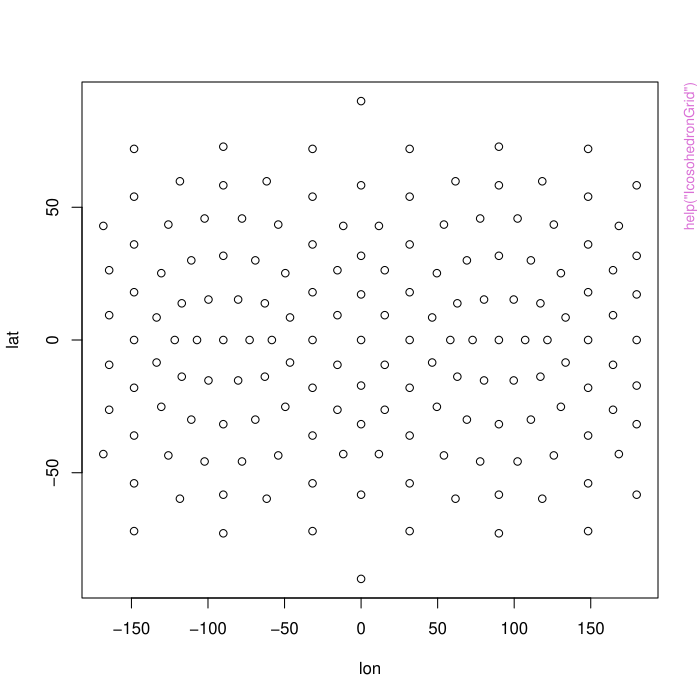

This figure's R source:
pkgname <- "LatticeKrig"
source(file.path(R.home("share"), "R", "examples-header.R"))
options(warn = 1)
library('LatticeKrig')

base::assign(".oldSearch", base::search(), pos = 'CheckExEnv')
base::assign(".old_wd", base::getwd(), pos = 'CheckExEnv')
cleanEx()
nameEx("IcosohedronGrid")
### * IcosohedronGrid

flush(stderr()); flush(stdout())

### Name: IcosahedronGrid
### Title: Icosahedral multi-resolution grids
### Aliases: IcosahedronGrid IcosahedronFaces
### Keywords: spatial

### ** Examples

# second level in lon lat coordinates 
look<- IcosahedronGrid(3)
lonlat<- toSphere( look[[3]])
plot( lonlat, xlab="lon", ylab="lat")



cleanEx()
nameEx("KrigingExampleData")
### * KrigingExampleData

flush(stderr()); flush(stdout())

### Name: KrigingExampleData
### Title: Synthetic data for kriging examples
### Aliases: KrigingExampleData

### ** Examples

## Not run: 
##D data(KrigingExampleData)
##D x<- KrigingExampleData$x
##D y<- KrigingExampleData$y
##D plot(x,y)
##D kFit <- LatticeKrig(x, y)
##D xGrid <- seq(0,1,0.001)
##D lines(xGrid, predict(kFit, xGrid), col='red')
## End(Not run)



cleanEx()
nameEx("LKDiag")
### * LKDiag

flush(stderr()); flush(stdout())

### Name: LKDiag
### Title: Create a matrix with given entries on the given diagonals
### Aliases: LKDiag

### ** Examples

#produces a 5x5 identity matrix
LKDiag(1, 5)

#produces a 6x6 tridiagonal matrix
LKDiag(c(1, -2, 1), 6)
LKDiag(c(1, -2, 1), 6, diags=(-1:1))

#produces a 5x5 matrix with 3 on the main diagonal and the corners
n <- 5
LKDiag(3, n, diags=c(0, n-1, -(n-1)))

# each of the following produces a 4x6 matrix with a 2 in the diagonal 
# below the main diagonal and 5 in the diagonal  above it
LKDiag(c(2, 5), nrow = 4, ncol = 6)
LKDiag(c(2, 5), nrow = 4, ncol = 6, diags = c(-1, 1))
LKDiag(c(5, 2), nrow = 4, ncol = 6, diags = c(1, -1))



cleanEx()
nameEx("LKDist")
### * LKDist

flush(stderr()); flush(stdout())

### Name: LKDist
### Title: Find all pairwise distances within a maximum distance.
### Aliases: LKDist LKDistComponents LKDistGrid LKDistGridComponents
###   LKGridCheck LKGridFindNmax
### Keywords: spatial

### ** Examples

set.seed( 123)	
x<- matrix( runif(100*2), 100,2)

DMatrix<- LKDist( x,x, delta=.1)
# coerce to spam matrix format
DMatrix2<- spind2spam( DMatrix)

# a grid
gridL<- list( x1= seq(0,1,.2), x2= seq( 0,2,.2) , x3= seq( -1,1,.2))
class(gridL)<- "gridList"	
x1<- cbind( runif( 100), runif(100)*2, 2*(runif( 100) -.5) )
look<- LKDistGrid( x1, gridL, delta=.45)
# check against rdist.
# look2<- rdist( x1, make.surface.grid(gridL))
# look2[ look2 >= .45] <- 0
# max( abs(look- look2)[look>0] )

# test of periodic option
 gridL<- structure(
            list( x1= seq(0,1,.02),
                  x2= seq( 0,1,.02)),
            class="gridList")
 look1<- LKDistGrid( rbind(c(0,0)), gridL, delta=.35,
                     periodic=c(TRUE,FALSE))
 look2<- spind2full(look1)
 image.plot( as.surface( gridL, look2) )
 
 look1<- LKDistGrid( rbind(c(0,0)), gridL, delta=.35,
                      periodic=c(TRUE,TRUE))
 look2<- spind2full(look1)
 image.plot( as.surface( gridL, look2) )  



cleanEx()
nameEx("LKRectangle")
### * LKRectangle

flush(stderr()); flush(stdout())

### Name: LKRectangle
### Title: Summary of the LKRectangle geometry for a standard two
###   dimensional spatial domain.
### Aliases: LKRectangle
### Keywords: spatial

### ** Examples

# the grid with only 2 extra boundary points
  sDomain<- cbind( c(-1,1), c( -1, 1))
  LKinfo<- LKrigSetup(sDomain, nlevel=3, NC=4, a.wght=4.1,
           NC.buffer=2, alpha=c(1,.5,.125) )
  LKgrid<- LKinfo$latticeInfo$grid
  plot(   make.surface.grid(LKgrid[[1]]),
                          pch=16, cex=1.5)
  points( make.surface.grid(LKgrid[[2]]), 
                          pch=15, cex=.8, col="red" )
  points( make.surface.grid(LKgrid[[3]]),
                          pch="+", col="green" )
  rect(sDomain[1,1],sDomain[1,2],
     sDomain[2,1],sDomain[2,2], lwd=3 )

# basis functions on a grid
# this function actually evaluates all of them on the grid.
  xg<- make.surface.grid(
        list(x=seq( -2,2,,80), y=seq( -2,2,,80)) )
  out<- LKrig.basis( xg, LKinfo)
# basis functions 20, 26, 100  and 200
  plot(   make.surface.grid( LKgrid[[1]] ) , 
                          pch=16, cex=.5)
  rect(sDomain[1,1],sDomain[1,2],
     sDomain[2,1],sDomain[2,2], lwd=3,border="grey" )
  contour( as.surface(xg, out[,20]), col="red1",
                                     add=TRUE)
  contour( as.surface(xg, out[,36]), col="red4", 
                                     add=TRUE)
  contour( as.surface(xg, out[,100]), col="blue1",
                                     add=TRUE)
  contour( as.surface(xg, out[,200]), col="blue4",
                                      add=TRUE)
  title( "basis functions 20, 26, 100, 200")



cleanEx()
nameEx("LKrig.MLE")
### * LKrig.MLE

flush(stderr()); flush(stdout())

### Name: LKrig.MLE
### Title: Functions to search over covariance parameters in the
###   LatticeKrig model.
### Aliases: LKrig.MLE LKrigFindLambda LKrigFindLambdaAwght
###   LambdaAwghtObjectiveFunction LKrig.make.par.grid omega2Awght
###   Awght2Omega
### Keywords: spatial

### ** Examples

# 
# fitting summer precip for  sub region of North America (Florida)
# (tiny subregion is just to make this run under 5 seconds). 
# total precip in 1/10 mm for JJA 
  data(NorthAmericanRainfall)
# rename for less typing
  x<- cbind( NorthAmericanRainfall$longitude, NorthAmericanRainfall$latitude)
  y<- log10(NorthAmericanRainfall$precip)
# cut down the size of this data set so examples run quickly
  ind<- x[,1] > -90 & x[,2] < 35 #
  x<- x[ind,]
  y<- y[ind]

# This is a single level smoother
 
  LKinfo<- LKrigSetup(x,NC=4, nlevel=1, a.wght=5, alpha=1.0)
  lambdaFit<- LKrigFindLambda( x,y,LKinfo=LKinfo)
  lambdaFit$summary

## Not run: 
##D # grid search over parameters 
##D   NG<-15
##D   par.grid<- list( a.wght= rep( 4.05,NG),alpha= rep(1, NG),
##D                       llambda=  seq(-8,-2,,NG))
##D   lambda.search.results<-LKrig.MLE( x,y,LKinfo=LKinfo,
##D                                     par.grid=par.grid,
##D                                     lambda.profile=FALSE)
##D   lambda.search.results$summary
##D # profile likelihood
##D   plot( lambda.search.results$summary[,1:2], 
##D          xlab="effective degrees freedom",
##D          ylab="ln profile likelihood")
##D # fit at largest likelihood value:
##D   lambda.MLE.fit<- LKrig( x,y,
##D                     LKinfo=lambda.search.results$LKinfo.MLE)
## End(Not run)                    
                    
## Not run: 
##D                     
##D # optimizing  Profile likelihood over lambda using optim
##D # consider 3 values for a.wght (range parameter)
##D # in this case the log lambdas passed are the starting values for optim.
##D   NG<-3
##D   par.grid<- list( a.wght= c( 4.05,4.1,5) ,alpha= rep(1, NG),
##D                       llambda= c(-5,NA,NA))
##D # NOTE: NAs in llambda mean use the previous MLE for llambda as the
##D # current starting value. 
##D   LKinfo<- LKrigSetup(x,NC=12,nlevel=1, a.wght=5, alpha=1.0) 
##D   lambda.search.results<-LKrig.MLE(
##D                               x,y,LKinfo=LKinfo, par.grid=par.grid,
##D                               lambda.profile=TRUE)
##D   print(lambda.search.results$summary)
##D # note first result a.wght = 4.05 is the optimized result for the grid
##D # search given above.
## End(Not run)
########################################################################    
# search over two multi-resolution levels varying the  levels of alpha's
########################################################################
## Not run: 
##D # NOTE: search ranges found largely by trial and error to make this
##D # example work also the grid is quite coarse ( and NC is small) to
##D # be quick as a help file example
##D   data(NorthAmericanRainfall)
##D # rename for less typing
##D   x<- cbind( NorthAmericanRainfall$longitude, NorthAmericanRainfall$latitude)
##D # total precip in 1/10 mm for JJA 
##D  y<- log10(NorthAmericanRainfall$precip)
##D # cut down the size of this data set so examples run quickly
##D # examples also work with  the full data set. Also try NC= 100 for a
##D # nontrivial model.
##D   ind<- x[,1] > -90 & x[,2] < 35 #
##D   x<- x[ind,]
##D   y<- y[ind]
##D   
##D   Ndes<- 10  
##D # NOTE: this is set to be very small just to make this
##D #       example run fast
##D   set.seed(124)
##D   par.grid<- list()
##D # create grid of alphas to sum to 1 use a mixture model parameterization
##D #  alpha1 = (1/(1 + exp(gamma1)) ,
##D # alpha2 = exp( gamma1) / ( 1 + exp( gamma1))
##D # 
##D   par.grid$gamma<- cbind(runif( Ndes, -3,2), runif( Ndes, -3,2))
##D   par.grid$a.wght<- rep( 4.5, Ndes)
##D # log lambda grid search values
##D   par.grid$llambda<- runif( Ndes,-5,-3)  
##D   LKinfo1<- LKrigSetup( x, NC=5, nlevel=3, a.wght=5, alpha=c(1.0,.5,.25))
##D # NOTE: a.wght in call is not used. Also a better search is to profile over
##D #  llambda
##D 
##D  alpha.search.results<- LKrig.MLE( x,y,LKinfo=LKinfo1, par.grid=par.grid,
##D                                     lambda.profile=FALSE)
##D 
##D ########################################################################
##D # Viewing the search results
##D ########################################################################
##D 
##D # this scatterplot is good for a quick look because  effective degrees
##D # of freedom is a useful summary of fit. 
##D   plot( alpha.search.results$summary[,1:2], 
##D          xlab="effective degrees freedom",
##D          ylab="ln profile likelihood")
##D #
## End(Not run)

## Not run: 
##D # a two level model search 
##D # with profiling over lambda.
##D data(NorthAmericanRainfall)
##D # rename for less typing
##D   x<- cbind( NorthAmericanRainfall$longitude,
##D              NorthAmericanRainfall$latitude)
##D # mean total precip in 1/10 mm for JJA 
##D   y<- log10(NorthAmericanRainfall$precip)
##D 
##D #  This takes a few minutes
##D   Ndes<- 40 
##D   nlevel<-2 
##D   par.grid<- list()
##D ## create grid of alphas to sum to 1 use a mixture model parameterization:
##D #    alpha1 = (1/(1 + exp(gamma1)) ,
##D #   alpha2 = exp( gamma1) / ( 1 + exp( gamma1))
##D   set.seed(123)
##D   par.grid$gamma<- runif( Ndes,-3,4)
##D ## values for range (a.wght)
##D   par.grid$a.wght<- 4 + 1/exp(seq( 0,4,,Ndes))
##D # log lambda grid search values (these are the starting values)
##D   par.grid$llambda<- rep(-4, Ndes)
##D 
##D   LKinfo1<- LKrigSetup( x, NC=15, nlevel=nlevel, 
##D                           a.wght=5, alpha=rep( NA,2) ) 
##D ##
##D ## the search over the parameter list in par.grid  maximizing over lambda 
##D   search.results<- LKrig.MLE( x,y,LKinfo=LKinfo1, par.grid=par.grid,
##D                                  lambda.profile=TRUE)
##D # plotting results of likelihood search
##D set.panel(1,2)
##D  plot( search.results$summary[,1:2], 
##D          xlab="effective degrees freedom",
##D          ylab="ln profile likelihood")
##D  xtemp<- matrix(NA, ncol=2, nrow=Ndes)
##D  for( k in 1:Ndes){
##D    xtemp[k,] <- c( (search.results$par.grid$alpha[[k]])[1],
##D                   (search.results$par.grid$a.wght[[k]])[1] )
##D }
##D  quilt.plot( xtemp,search.results$summary[,2])
##D #  fit using Tps
##D  tps.out<- Tps(  xtemp,search.results$summary[,2], lambda=0)
##D  contour( predictSurface(tps.out), lwd=3,add=TRUE)
##D  set.panel()
## End(Not run)
## Not run: 
##D # searching over nu 
##D data(ozone2)
##D x<- ozone2$lon.lat
##D y<- ozone2$y[16,]
##D good<- !is.na(y)
##D y<- y[good]
##D x<- x[good,]
##D par.grid<- expand.grid( nu = c(.5,1.0, 1.5), a.wght= list(4.1,4.5,5) )
##D par.grid$llambda<- rep( NA, length(par.grid$nu))
##D LKinfo<- LKrigSetup(x,  nlevel=3, nu=.5, NC=5, a.wght=4.5)
##D out<- LKrig.MLE( x,y, LKinfo=LKinfo, par.grid=par.grid)
##D # take a look
##D cbind( par.grid, out$summary[,1:5])
## End(Not run)
## Not run: 
##D # an MLE fit taking advantage of replicated fields
##D # check based on simulated data
##D 
##D N<- 200
##D M<-50 # number of independent replicated fields
##D sigma<- sqrt(.01)
##D set.seed(123)
##D x<- matrix( runif(N*2), N,2)
##D                 
##D LKinfo<- LKrigSetup( x, NC=16, nlevel=1,
##D                  a.wght=4.5, lambda=.01, 
##D                 fixed.Function=NULL,
##D                 normalize=TRUE)  
##D                 
##D # the replicate fields
##D truef<-  LKrig.sim(x,LKinfo=LKinfo, M=M )
##D set.seed(222)
##D error<- sigma*matrix( rnorm(N*M), N,M)
##D y<- truef + error 
##D # with correct lambda
##D obj<- LKrig( x,y, LKinfo=LKinfo, lambda=.01, )
##D print( obj$sigma.MLE.FULL)
##D print( obj$rho.MLE.FULL)
##D 
##D fitMLE1<- LKrigFindLambda( x,y, LKinfo=LKinfo)
##D fitMLE1$summary
##D aWghtGrid<-  c( 4.01, 4.05, 4.1, 4.2, 4.5, 4.6, 4.7, 5, 8, 16)
##D par.grid<- list( a.wght = aWghtGrid)
##D 
##D fitMLE2<- LKrig.MLE( x,y, LKinfo=LKinfo,
##D                       par.grid= par.grid )
##D fitMLE2$summary   
##D 
##D LKinfo1<- LKinfoUpdate( LKinfo, lambda=.1, a.wght= 4.2)                   
##D fitMLE4<- LKrigFindLambdaAwght( x,y, LKinfo=LKinfo1)
##D fitMLE4$summary
##D 
##D plot(  log( aWghtGrid -4)/2, fitMLE2$summary[,2], type="b",
##D   xlab="log( a.wght - 4)/2",
##D   ylab= "log Profile likelihood" )
##D 
##D 
##D points( log(fitMLE4$summary["a.wght.MLE"] -4)/2,
##D      fitMLE4$summary["lnProfLike"], pch="+", col="red"  )
##D xline( log(fitMLE4$summary["a.wght.MLE"] -4)/2, col="red", lty=2)
## End(Not run)




cleanEx()
nameEx("LKrig")
### * LKrig

flush(stderr()); flush(stdout())

### Name: LKrig
### Title: Spatial prediction and inference using a compactly supported
###   multi-resolution basis and a lattice model for the basis
###   coefficients.
### Aliases: createLKrigObject LKrig choleskyMemory predict.LKrig
###   predictSE.LKrig print.LKrig summary.LKrig print.LKinfo surface.LKrig
###   predictSurface.LKrig
### Keywords: spatial

### ** Examples

# NOTE: CRAN requires that the "run" examples  execute within  5 seconds. 
# so to meet this constraint many of these have been 
# severely limited to be quick, typically making NC and nlevel
# very small.
	
# Load ozone data set
  data(ozone2)  
  x<-ozone2$lon.lat
  y<- ozone2$y[16,]
# Find location that are not 'NA'.
# (LKrig is not set up to handle missing observations.)
  good <-  !is.na( y)
  x<- x[good,]
  y<- y[good]

# fairly arbitrary choices for covariance parameters and lambda
# just to show a basic level call
  obj1<- LKrig( x,y, a.wght=5, nlevel=3, nu=1.0, NC=10, lambda=.1)
  print(obj1)
  
# estimates of fixed model parameters with their SEs
  summary( obj1)$coefficients
#  
# this is the same as:
#  LKinfoEX<- LKrigSetup( x, a.wght=5, nlevel=3, nu=1.0, NC=4)
#  obj1<- LKrig( x,y, LKinfo= LKinfoEX, lambda=.1)  

# thin plate spline-like model with the lambda parameter estimated by
# maximum likelihood. Default choices are made for a.wght, nlevel, NC
# and alpha.
## Not run: 
##D   obj<- LatticeKrig( x, y)
##D # summary of fit and a plot of fitted surface
##D   print( obj)
##D   surface( obj )
##D   US(add=TRUE)
##D   points(x)
##D # prediction standard errors
##D   out.se<- predictSE( obj, xnew= x)
## End(Not run)

# breaking down the LatticeKrig function into several steps. 
# also use a different covariance model that has fewer basis functions
# (to make the example run more quickly)

## Not run: 
##D  
##D   LKinfo<- LKrigSetup( x, nlevel=3, nu=1, NC=5, a.wght=5,
##D                         lambda=.01)
##D # maximize likelihood over lambda see help( LKrig.MLE) for details
##D # this assumes the value of 5 for a.wght.  In many cases the fit is not
##D # very sensitive to the range parameter such as a.wght in this case --
##D # but very sensitive to lambda when varied on a log scale.
##D 
##D   MLE.fit<- LKrig.MLE(x,y, LKinfo=LKinfo)
##D   MLE.fit$summary # summary of optimization over lambda.
##D # fit using MLE for lambda MLE function has added MLE value of lambda to
##D # the LKinfo object.
##D   obj<- LKrig( x,y, LKinfo=MLE.fit$LKinfo.MLE)  
##D   print( obj)  
##D # find prediction standard errors at locations based on fixing covariance
##D # at MLE's
##D   out.se<- predictSE( obj, xnew= x)
##D # one could evaluate the SE on a grid to get the surface of predicted SE's 
##D # for large grids it is better to use LKrig.sim.conditional to estimate
##D #  the variances by Monte Carlo
## End(Not run)

##########################################################################
# Use multi-resolution model that approximates an exponential covariance
# Note that a.wght, related to a range/scale parameter
# is specified at a (seemingly) arbitrary value. 
##########################################################################
  
  LKinfo<- LKrigSetup( x, NC=4, nu=1, nlevel=2, a.wght= 5)
# take a look at the implied covariance function solid=along x
#  and  dashed=along y 
  check.cov<- LKrig.cov.plot( LKinfo)
  matplot( check.cov$d, check.cov$cov, type="l", lty=c(1,2))  

############################################################################
# Search over lambda to find MLE for ozone data with approximate exponential
# covariance
###########################################################################
## Not run: 
##D   LKinfo.temp<-  LKrigSetup( x, NC=6, nu=1,  nlevel=3, a.wght= 5, lambda=.5)
##D # starting value for lambda optimization 
##D   MLE.search<- LKrig.MLE(x,y, LKinfo=LKinfo.temp)
##D # this function returns an LKinfo object with the MLE for lambda included.
##D   MLE.ozone.fit<- LKrig( x,y,  LKinfo= MLE.search$LKinfo.MLE)
## End(Not run) 
###########################################################################
# Including a covariate (linear fixed part in spatial model)
##########################################################################

  data(COmonthlyMet)
  y.CO<- CO.tmin.MAM.climate
  good<- !is.na( y.CO)
  y.CO<-y.CO[good]
  x.CO<- as.matrix(CO.loc[good,])
  Z.CO<- CO.elev[good]
# single level with large range parameter -- similar to a thin plate spline
#  lambda specified 

# fit with elevation 
# note how for convenience the LKrig parameters are
# just included here and not passed as a separate LKinfo object. 
  obj.CO.elev<- LKrig( x.CO,y.CO,Z=Z.CO, nlevel=1, NC=50, alpha=1, lambda=.005,
                          a.wght=4.1)
# BTW the coefficient for the linear term for elevation  is obj.CO$d.coef[4]
# fitted surface without the elevation term
## Not run: 
##D    LKinfo<- LKrigSetup( x.CO, nlevel=1, NC=20,alpha=1, a.wght=4.1, lambda=1.0)
##D # lambda given here is just the starting value for MLE optimization
##D   CO.MLE<- LKrig.MLE( x.CO,y.CO,Z=Z.CO, LKinfo=LKinfo)
##D   obj.CO.elev<- LKrig( x.CO,y.CO,Z=Z.CO, LKinfo= CO.MLE$LKinfo.MLE)
##D   CO.surface2<- predictSurface( obj.CO.elev, drop.Z=TRUE, nx=50, ny=50)
##D # pull off CO elevations at same locations on grid as the surface
##D   data( RMelevation) 
##D # a superset of elevations at 4km resolution
##D   elev.surface<- interp.surface.grid( RMelevation, CO.surface2)
##D    CO.full<- predictSurface( obj.CO.elev, ZGrid= elev.surface, nx=50, ny=50)
##D    
##D # for comparison fit without elevation as a linear covariate:
##D   CO.MLE2<- LKrig.MLE( x.CO,y.CO, LKinfo=LKinfo)
##D   obj.CO<- LKrig( x.CO,y.CO, LKinfo= CO.MLE2$LKinfo.MLE)
##D # surface estimate
##D   CO.surface<- predictSurface( obj.CO, nx=50, ny=50)
##D   set.panel( 2,1)
##D   coltab<- topo.colors(256)
##D   zr<- range( c( CO.full$z), na.rm=TRUE)
##D   image.plot( CO.surface,  col=coltab, zlim =zr)
##D     US( add=TRUE,lwd=2)
##D     title( "MAM min temperatures without elevation")
##D   image.plot( CO.full, col=coltab, zlim=zr)
##D     title( "Including elevation")
##D     US( add=TRUE,lwd=2)
## End(Not run)
## Not run: 
##D #### a 3-d example using alternative geometry
##D set.seed( 123)
##D N<- 500
##D x<-  matrix( runif(3* N,-1,1), ncol=3, nrow=N)
##D y<-   10*exp( -rdist( x, rbind( c(.5,.5,.6) ) )/.5)
##D LKinfo<- LKrigSetup( x,  
##D                  LKGeometry = "LKBox",
##D                      nlevel = 1,
##D                      a.wght = 6.01,
##D                          NC = 5,
##D                   NC.buffer = 2,
##D                   normalize = TRUE,
##D              choleskyMemory = list(nnzR= 2e6),
##D                     lambda = .1,
##D                     mean.neighbor=200
##D                    )  
##D # NOTE: memory for the spam routines has been increased to 
##D # avoid warnings  
##D   out1<- LKrig( x,y, LKinfo=LKinfo)
## End(Not run)  
  
## Not run: 
##D # MLE search over lambda and  a bigger problem
##D # but no normalization
##D N<- 5e4
##D x<-  matrix( runif(3* N,-1,1), ncol=3, nrow=N)
##D y<-   10*exp( -rdist( x, rbind( c(.5,.5,.6) ) )/.5)
##D LKinfo<- LKrigSetup( x,  
##D                  LKGeometry = "LKBox",
##D                      nlevel = 1,
##D                      a.wght = 6.01,
##D                          NC = 20,
##D                   NC.buffer = 2,
##D                   normalize = FALSE,
##D              choleskyMemory = list(nnzR= 25e6),
##D                     lambda = .1,
##D                     mean.neighbor=200
##D                    ) 
##D # add in timing                    
##D  system.time(  out1<- LKrig( x,y, LKinfo=LKinfo) ) # about 25 seconds
##D # LKinfo$normalize<- TRUE
##D # system.time(  out2<- LatticeKrig( x,y, LKinfo=LKinfo) )# ~250 seconds
## End(Not run)  
########################################################################
# for a more elaborate search over  a.wght, alpha and lambda to find
# joint MLEs see help(LKrig.MLE)
########################################################################

########################################################################
# A bigger problem: 26K observations and 4.6K basis functions
# fitting takes about 15 seconds on a laptop for a fixed covariance
#  LKrig.MLE to find the MLE (not included) for lambda takes about
#  8 minutes
#######################################################################
## Not run: 
##D   data(CO2)
##D   # the Ring geometry will be periodic in the first dimension and rectangular on 
##D   # second. A useful approximation for spherical data omitting the polar caps. 
##D   
##D   LKinfo.CO2<- LKrigSetup(CO2$lon.lat, NC=100,nlevel=1, lambda=.2,
##D                        a.wght=5, alpha=1, 
##D                        LKGeometry="LKRing", choleskyMemory = list(nnzR=2e6) )
##D   print(LKinfo.CO2)                                          
##D   obj1<- LKrig( CO2$lon.lat,CO2$y,LKinfo=LKinfo.CO2)
##D # 5700+ basis functions 101X57 lattice  (number of basis functions
##D # reduced in y direction because of a rectangular domain
##D   obj1$trA.est # about 2900+ effective degrees of freedom 
##D #
##D   glist<- list( x= seq( -180,180,,200),y=seq( -80,80,,100) )
##D   fhat<- predictSurface( obj1,grid.list=glist)
##D #Plot data and gap-filled estimate
##D   set.panel(2,1)
##D   quilt.plot(CO2$lon.lat,CO2$y,zlim=c(373,381))
##D   title("Simulated CO2 satellite observations")
##D   world(add=TRUE,col="magenta")
##D   image.plot( fhat,zlim=c(373,381))
##D   world( add=TRUE, col="magenta")
##D   title("Gap-filled global predictions")
## End(Not run)  
 set.panel()
#########################################################################
#  Comparing LKrig to ordinary Kriging
########################################################################

# Here is an illustration of using the fields function mKrig with the
# LKrig covariance to reproduce the computations of LKrig. The
# difference is that mKrig can not take advantage of any sparsity in
# the precision matrix because its inverse, the covariance matrix, is
# not sparse.  This example reinforces the concept that LKrig finds the
# the standard geostatistical estimate but just uses a particular
# covariance function defined via basis functions and the precision
# matrix.
# Load ozone data set (AGAIN)
## Not run: 
##D   data(ozone2)  
##D   x<-ozone2$lon.lat
##D   y<- ozone2$y[16,]
##D # Find location that are not 'NA'.
##D # (LKrig is not set up to handle missing observations.)
##D   good <-  !is.na( y)
##D   x<- x[good,]
##D   y<- y[good]
##D   a.wght<- 5
##D   lambda <-  1.5
##D   obj1<- LKrig( x,y,NC=16,nlevel=1, alpha=1,  lambda=lambda, a.wght=5,
##D                 NtrA=20,iseed=122)
##D  
##D # in both calls iseed is set the same so we can compare 
##D # Monte Carlo estimates of effective degrees of freedom
##D   obj1$trA.est
##D # The covariance "parameters" are all in the list LKinfo
##D # to create this special list outside of a call to LKrig use
##D   LKinfo.test <- LKrigSetup( x, NC=16, nlevel=1, alpha=1.0,  a.wght=5)
##D 
##D # this call to mKrig should be identical to the LKrig results
##D # because it uses the LKrig.cov covariance with all the right parameters.
##D   obj2<- mKrig( x,y, lambda=lambda, m=2, cov.function="LKrig.cov",
##D                       cov.args=list( LKinfo=LKinfo.test), NtrA=20, iseed=122)
##D # compare the two results this is also an
##D # example of how tests are automated in fields
##D # set flag to have tests print results
##D   test.for.zero.flag<- TRUE
##D   test.for.zero( obj1$fitted.values, obj2$fitted.values,
##D                   tag="comparing predicted values LKrig and mKrig")
##D # compare standard errors. 
##D   se1<- predictSE.LKrig( obj1)
##D   se2<- predictSE.mKrig(obj2)
##D   test.for.zero( se1, se2,
##D                   tag="comparing standard errors for LKrig and mKrig")
## End(Not run)

## Not run: 
##D ##################################################################
##D #  a linear inverse problem 
##D ##################################################################
##D # NOTE the settings in the model are small to make for a fast example
##D #
##D data(ozone2)
##D x<- ozone2$lon.lat
##D y<- ozone2$y[16,]
##D good<- !is.na(y)	
##D x<- x[good,]
##D y<- y[good]
##D 
##D LKinfo<- LKrigSetup(x, a.wght=4.5, nlevel=3, nu=1, NC=4, lambda=.01)
##D 
##D # now observe a linear combination
##D   NNDist<- LKDist(x,x, delta=1.5) 
##D   A<- NNDist
##D   A$ra<- exp(-NNDist$ra)
##D # A is a weight matrix based on neighbors close by and
##D # in spind sparse matrix format
##D # now convert to spam format
##D   A<- spind2spam(A)
##D   
##D TMatrix <- get(LKinfo$fixedFunction)(x = x)
##D # Tmatrix is a 3 column matrix of constant and the two spatial coordinates
##D #  i.e. a linear function of the spatial variables 
##D PHI<- LKrig.basis(x, LKinfo)
##D X<-  A%*% PHI
##D U<-  A%*%TMatrix 
##D yIndirect<- A%*%y
##D #
##D # X<-  A##D 
##D 
##D out0<- LatticeKrig(x,y, LKinfo=LKinfo)
##D out1<- LatticeKrig(x,yIndirect, U=U, X=X, LKinfo=LKinfo)
##D 
##D # the predict function evaluates f in this case -- not the fitted values that
##D # are related to the 
##D # observations
##D # partial agreement but not exact -- this is because the observational models
##D # assume different errors
##D #
##D plot( predict(out0,x), predict( out1,x))
##D 
##D out<- LKrig.sim.conditional( out1,M=5, nx=10, ny=10 )
## End(Not run)	




cleanEx()
nameEx("LKrig.basis")
### * LKrig.basis

flush(stderr()); flush(stdout())

### Name: LKrig.basis
### Title: Functions for generating a multi-resolution, compactly supported
###   basis, multi-resolution covariance functions and simulating from
###   these processes.
### Aliases: LKrig.basis LKrig.precision LKrig.cov LKrig.cov.plot
###   LKrig.quadraticform LKrig.spind2spam LKrigCovWeightedObs
###   LKrigMarginalVariance
### Keywords: spatial

### ** Examples

# Load ozone data set
  data(ozone2)  
  x<-ozone2$lon.lat
  y<- ozone2$y[16,]
# Find location that are not 'NA'.
# (LKrig is not set up to handle missing observations.)
  good <-  !is.na( y)
  x<- x[good,]
  y<- y[good]
  LKinfo<- LKrigSetup( x,NC=20,nlevel=1, alpha=1, lambda= .3 , a.wght=5)
# BTW lambda is close to MLE 

# What does the  LatticeKrig covariance function look like?
# set up LKinfo object
# NC=10 sets the grid for the first level of basis functions
# NC^2 = 100 grid points in first level if square domain.
# given four levels the number of basis functions
# = 10^2 + 19^2 +37^2 + 73^2 = 5329
# effective range scales as roughly kappa where a.wght =  4 + kappa^2    
# or exponential decreasing marginal variances for the components.
    NC<- 10 
    nlevel <- 4
    a.wght <-  4 + 1/(.5)^2
    alpha<-  1/2^(0:(nlevel-1)) 
    LKinfo2<- LKrigSetup( cbind( c( -1,1), c(-1,1)), NC=NC,
                   nlevel=nlevel, a.wght=a.wght,alpha=alpha)
# evaluate covariance  along the  horizontal line through
# midpoint of region -- (0,0) in this case. 
    look<- LKrig.cov.plot( LKinfo2)
# a plot of the covariance function in x and y with respect to (0,0)
    set.panel(2,1)  
    plot(look$u[,1], look$cov[,1], type="l")
    title("X transect")
    plot(look$u[,2], look$cov[,2], type="l")
    title("Y transect")
    set.panel(1,1)
#
#
## Not run: 
##D # full 2-d view of the covariance (this example follows the code
##D # in LKrig.cov.plot)
##D  x2<- cbind( 0,0)
##D  x1<- make.surface.grid( list(x=seq( -1,1,,40),  y=seq( -1,1,,40)))
##D  look<- LKrig.cov( x1,x2, LKinfo2)
##D  contour( as.surface( x1, look))
##D # Note nearly circular contours.
##D # of  course  plot(look[,80/2]) should look like plot above.
##D #
## End(Not run)

## Not run: 
##D #Some correlation functions from different models
##D set.panel(2,1)
##D # a selection of ranges:
##D   hold<- matrix( NA, nrow=150, ncol=4)
##D   kappa<- seq( .25,1,,4)
##D   x2<- cbind( 0,0)
##D   x1<-  cbind( seq(-1,1,,150), rep( 0,150))
##D   for( k in 1:4){
##D     LKtemp<-  LKrigSetup( cbind( c( -1,1), c(-1,1)), NC=NC,
##D                    nlevel=nlevel,
##D                    a.wght= 4  + 1/(kappa[k]^2),
##D                    alpha=alpha)
##D     hold[,k]<-  LKrig.cov( x1,x2, LKinfo=LKtemp)
##D   }
##D   matplot( x1[,1], hold, type="l", lty=1, col=rainbow(5), pch=16 )
##D # a selection of smoothness parameters
##D   ktemp<- .5 # fix range
##D   alpha.power<- seq( 1,4,,4)
##D   LKtemp<- LKinfo2
##D   for( k in 1:4){
##D    LKtemp<-  LKrigSetup( cbind( c( -1,1), c(-1,1)), NC=NC,
##D                    nlevel=nlevel,
##D                    a.wght= 4  + 1/(ktemp^2),
##D                    alpha=alpha^alpha.power[k])
##D     hold[,k]<-  LKrig.cov( x1,x2, LKinfo=LKtemp)
##D   }
##D   matplot( x1[,1], hold, type="l", lty=1, col=rainbow(5) )
##D  set.panel()
## End(Not run)
 
## Not run: 
##D # generating a basis on the domain [-1,1] by [-1,1] with 1 level
##D # Default number of buffer points are added to each side. 
##D   LKinfo<- LKrigSetup(cbind( c(-1,1), c(-1,1)), NC=6,
##D                                  nlevel=1, a.wght=4.5,alpha=1, NC.buffer=0 )
##D # evaluate the basis functions on a grid to look at them
##D   xg<- make.surface.grid( list(x=seq(-1,1,,50), y= seq(-1,1,,50)))
##D   PHI<- LKrig.basis( xg,LKinfo)
##D   dim(PHI) # should be  2500=50^2  by  36=6^2
##D # plot the 9th basis function  as.surface is a handy function to
##D # reformat the vector as an image object
##D # using the grid information in an attribute of the grid points
##D   set.panel(1,3) 
##D   image.plot(as.surface(xg, PHI[,9]))
##D   points(  make.surface.grid( LKrigLatticeCenters(LKinfo, 1)) , col="grey", cex=.5)
##D   title("A radial basis function")
##D # compare to the tensor product basis type
##D   LKinfo2<- LKrigSetup(cbind( c(-1,1), c(-1,1)), NC=6,
##D                                  nlevel=1, a.wght=4.5,alpha=1, NC.buffer=0,
##D                                  BasisType="Tensor" )
##D   PHI2<- LKrig.basis( xg,LKinfo2)
##D   image.plot(as.surface(xg, PHI2[,9]))
##D   points(  make.surface.grid( LKrigLatticeCenters(LKinfo, 1)), col="grey", cex=.5)
##D   title("Tensor product basis function")
##D   
##D   image.plot(as.surface(xg, PHI[,9] - PHI2[,9]))
##D   points(  make.surface.grid( LKrigLatticeCenters(LKinfo, 1)), col="grey", cex=.5)
##D   title(" Radial - Tensor for 9th basis function")                       
##D set.panel()
## End(Not run)
#
# example of basis function indexing
#
## Not run: 
##D # generating a basis on the domain [-1,1]X[-1,1] with 3 levels
##D # note that there are no buffering grid points.
##D   set.panel(3,2)
##D   LKinfo<-LKrigSetup(cbind( c(-1,1), c(-1,1)), NC=6,
##D                     a.wght=5, alpha=c(1,.5,.25), nlevel=3,
##D                     NC.buffer=0)
##D # evaluate the basis functions on a grid to look at them
##D   xtemp<- seq(-1,1,,40)
##D   xg<- make.surface.grid( list(x=xtemp, y= xtemp) )
##D   PHI<- LKrig.basis( xg,LKinfo)
##D # coerce to dense matrix format to make plotting easier.
##D   PHI<- spam2full(PHI)
##D # first tenth, and last basis function in each resolution level
##D # basis functions centers are added
##D  set.panel(3,3)
##D     for(  j in 1:3){
##D       id1<- LKinfo$latticeInfo$offset[j]+ 1
##D       id2<-  LKinfo$latticeInfo$offset[j]+ 10
##D       idlast<- LKinfo$latticeInfo$offset[j] +
##D                   LKinfo$latticeInfo$mx[j,1]*LKinfo$latticeInfo$mx[j,2]
##D    
##D       centers<-  make.surface.grid(LKrigLatticeCenters(LKinfo, j) )
##D       image.plot( as.surface(xg, PHI[,id1]))
##D       points( centers, cex=.2, col="grey")
##D       image.plot(as.surface(xg, PHI[,id2]))
##D       points( centers, cex=.2, col="grey")
##D       image.plot( as.surface(xg, PHI[,idlast]))
##D       points( centers, cex=.2, col="grey")
##D }
##D   set.panel()
## End(Not run)
## Not run: 
##D # examining the stationarity of covariance model
##D   temp.fun<- 
##D      function( NC.buffer=0, NC=4,  a.wght=4.01){
##D         LKinfo<- LKrigSetup(cbind( c(-1,1), c(-1,1)),nlevel=1, alpha=1,
##D                                  a.wght=a.wght, NC=NC,   
##D                                  NC.buffer=NC.buffer,
##D                                   choleskyMemory=list(nnzR=2e6))
##D         cov1y<- cov1x<- cov0x<- cov0y<-  matrix( NA, nrow=200, ncol=20)
##D         cov1dx<- cov1dy<- cov0dx<- cov0dy<- matrix( NA, nrow=200, ncol=20)
##D         cgrid<- seq( 0,1,,20)
##D         for( k in 1:20){
##D             hold<- LKrig.cov.plot( LKinfo,
##D                             center=rbind( c(cgrid[k], cgrid[k])), NP=200)
##D             cov1x[,k] <- hold$cov[,1]
##D             cov1y[,k] <- hold$cov[,2]
##D             cov1dx[,k] <- hold$d[,1]
##D             cov1dy[,k] <- hold$d[,2]
##D             hold<- LKrig.cov.plot( LKinfo,
##D                              center=rbind( c(cgrid[k],0) ), NP=200)
##D             cov0x[,k] <- hold$cov[,1]
##D             cov0y[,k] <- hold$cov[,2]
##D             cov0dx[,k] <- hold$d[,1]
##D             cov0dy[,k] <- hold$d[,2]
##D                 }
##D          matplot( cov1dx, cov1x, type="l", col= rainbow(20),
##D                          xlab="", ylab="correlation")
##D          mtext( side=1, line=-1, text="diagonal X")
##D          title( paste(  " buffer=",NC.buffer), cex=.5)
##D          matplot( cov1dy, cov1y, type="l", col= rainbow(20),
##D                         xlab="", ylab="")
##D          mtext( side=1, line=-1, text="diagonal Y")
##D          matplot(cov0dx, cov0x, type="l", col= rainbow(20),
##D                         xlab="",       ylab="")
##D          mtext( side=1, line=-1, text="middle X")
##D          matplot( cov0dy, cov0y, type="l", col= rainbow(20),
##D                          xlab="",   ylab="")
##D          mtext( side=1, line=-1, text="middle Y")
##D          title( paste( NC, a.wght), cex=.5)
##D }
##D 
##D 
##D  set.panel(3,4)
##D par(mar=c(3,4,1,0), oma=c(1,1,1,1))
##D temp.fun(  NC.buffer=5, NC=4, a.wght=4.05)
##D temp.fun(  NC.buffer=5, NC=16, a.wght=4.05)
##D temp.fun(  NC.buffer=5, NC=64, a.wght=4.05)
##D 
##D set.panel(4,4)
##D par(mar=c(3,4,1,0), oma=c(1,1,1,1))
##D temp.fun( NC.buffer=0, NC=8)
##D temp.fun( NC.buffer=2, NC=8)
##D temp.fun( NC.buffer=4, NC=8)
##D # this next one takes a while
##D temp.fun( NC.buffer=8,  NC=8)
##D # stationary == curves should all line up!
##D 
## End(Not run)




cleanEx()
nameEx("LKrig.sim")
### * LKrig.sim

flush(stderr()); flush(stdout())

### Name: LKrig.sim
### Title: Functions for simulating a multi resolution process following
###   the Lattice Krig covariance model.
### Aliases: LKrig.sim LKrig.sim.conditional simConditionalDraw
### Keywords: spatial

### ** Examples

# Load ozone data set
  data(ozone2)  
  x<-ozone2$lon.lat
  y<- ozone2$y[16,]
# Find location that are not 'NA'.
# (LKrig is not set up to handle missing observations.)
  good <-  !is.na( y)
  x<- x[good,]
  y<- y[good]
  LKinfo<- LKrigSetup( x,NC=20,nlevel=1, alpha=1, lambda= .3 , a.wght=5)
# BTW lambda is close to MLE 
# Simulating this  LKrig process
# simulate 4 realizations of process and plot them
# (these have unit marginal variance)
  xg<- make.surface.grid(list( x=seq( -87,-83,,40), y=seq(36.5, 44.5,,40)))
  out<- LKrig.sim(xg, LKinfo,M=4)
## Not run: 
##D   set.panel(2,2)
##D   for( k in 1:4){
##D     image.plot( as.surface( xg, out[,k]), axes=FALSE) }
## End(Not run)
  obj<- LKrig(x,y,LKinfo=LKinfo)
  O3.cond.sim<- LKrig.sim.conditional( obj, M=3,nx=40,ny=40) 
## Not run: 
##D   set.panel( 2,2)
##D   zr<- range( c(  O3.cond.sim$draw,  O3.cond.sim$ghat), na.rm=TRUE)
##D   coltab<- tim.colors()
##D   image.plot( as.surface( O3.cond.sim$x.grid, O3.cond.sim$ghat), zlim=zr)
##D   title("Conditional mean")
##D   US( add=TRUE)
##D   for( k in 1:3){
##D     image( as.surface( O3.cond.sim$x.grid, O3.cond.sim$g.draw[,k]),
##D               zlim=zr, col=coltab)
##D     points( obj$x, cex=.5)
##D     US( add=TRUE)
##D   }
##D   set.panel()
## End(Not run)




cleanEx()
nameEx("LKrigDefaultFixedFunction")
### * LKrigDefaultFixedFunction

flush(stderr()); flush(stdout())

### Name: LKrigDefaultFixedFunction
### Title: Creates fixed part of spatial model.
### Aliases: LKrigDefaultFixedFunction LKrigPeriodicFixedFunction
###   predictLKrigFixedFunction
### Keywords: spatial

### ** Examples

x<- matrix( runif(100), nrow=50)
# linear polynomial 
T.matrix<- LKrigDefaultFixedFunction(x, m=2)
# quadratic polynomial 
T.matrix<- LKrigDefaultFixedFunction(x, m=3)



cleanEx()
nameEx("LKrigLatticeCenters")
### * LKrigLatticeCenters

flush(stderr()); flush(stdout())

### Name: LKrigLatticeCenters
### Title: Methods to report the locations or scales associated with the
###   lattice points.
### Aliases: LKrigLatticeCenters LKrigLatticeCenters.default
###   LKrigLatticeScales LKrigLatticeScales.default
###   LKrigLatticeCenters.LKBox LKrigLatticeCenters.LKInterval
###   LKrigLatticeCenters.LKRectangle LKrigLatticeCenters.LKRing
###   LKrigLatticeCenters.LKCylinder LKrigLatticeCenters.LKSphere
### Keywords: spatial

### ** Examples

  x<- cbind( c(-1,2), c(-1,2))
  LKinfo<- LKrigSetup( x, alpha=c( 1,.2,.01),
                   nlevel=3, a.wght=4.5, NC= 10)
# lattice centers for the second level   
# not points added for buffer outside of spatial domain                
   look<- LKrigLatticeCenters(LKinfo, Level=2) 
# convert grid format (gridList)  to just locations
   look<- make.surface.grid( look)
   plot( look,  cex=.5)
   rect( -1,-1,2,2, border="red4")
   
    x<- cbind( c(0, 360), c( 1,3)) 
    LKinfo<- LKrigSetup( x, LKGeometry="LKRing",
                   nlevel=1, a.wght=4.5, NC= 10, V= diag(c( 1,.01) ) )
                   
    polar2xy<- function(x){
	x[,2]*cbind( cos(pi*x[,1]/180), sin(pi*x[,1]/180))}
	        
    look1<- LKrigLatticeCenters( LKinfo, Level=1)               
    look2<- LKrigLatticeCenters( LKinfo, Level=1, physicalCoordinates=TRUE )
    look3<- polar2xy( look2$Locations )
# Basis scales:    
      LKrigLatticeScales( LKinfo)
    
    set.panel(3,1)
    plot( make.surface.grid( look1))
    plot( look2$Locations)
    plot( look3)

                 



cleanEx()
nameEx("LKrigMiscellaneous")
### * LKrigMiscellaneous

flush(stderr()); flush(stdout())

### Name: LKrig Miscellaneous Matrix Functions
### Title: Miscellaneous internal functions for LatticeKrig package.
### Aliases: LKrig.rowshift.periodic LKrig.shift.matrix LKArrayShift
###   LKrig.rowshift expandMList expandMatrix0 expandMatrix repMatrix
###   convertIndexPeriodic grid2Index convertIndexArray
### Keywords: spatial

### ** Examples

	A<- array( 1:90, c( 4,5,3))
	LKArrayShift( A, c( -1,-1,0))	
	
# welcome to the world of unrolling multiarray indices
A<- array( 1:60, c( 4,3,5))	
I<- rbind( c(1,2,1), c( 3,2,5))
look<- grid2Index( I, c( 4,3,5) )
# A has been filled with the right unrolled index
print( look)
print(A[look])



cleanEx()
nameEx("LKrigSAR")
### * LKrigSAR

flush(stderr()); flush(stdout())

### Name: LKrigSAR
### Title: Method that creates the spatial autoregressive (SAR) matrix.
### Aliases: LKrigSAR LKrigSAR.LKBox LKrigSAR.LKRectangle
###   LKrigSAR.LKInterval LKrigSAR.LKRing LKrigSAR.LKCylinder
###   LKrigSAR.default LKrigSAR.LKSphere
### Keywords: spatial

### ** Examples

    x<- cbind( c(0,1))
	LKinfo<- LKrigSetup(x,LKGeometry="LKInterval",
	               nlevel=3, NC=3, a.wght=5, alpha=c(1,.5,.2) )
	B<- LKrigSAR( LKinfo, Level=2)
	B<-spind2full(B)
	image.plot( B)
	
	LKinfo<- LKrigSetup(cbind( c(0,360), c(0,1)) ,LKGeometry="LKRing",
	               nlevel=1, NC=3, a.wght=5, alpha=1)
	B<- LKrigSAR( LKinfo, Level=1)
	B<-spind2full(B)
	image.plot( B)



cleanEx()
nameEx("LKrigSetup")
### * LKrigSetup

flush(stderr()); flush(stdout())

### Name: LKrigSetup
### Title: Create or update the LatticeKrig model object (LKinfo) for
###   spatial fitting.
### Aliases: LKrigSetup LKinfoUpdate LatticeKrigEasyDefaults LKinfo
### Keywords: spatial

### ** Examples

  data(ozone2)
  # find the ranges of the  data, this is the same as passing
  # the entire set of observation locations and is more compact 
  sDomain<-apply( ozone2$lon.lat, 2,"range")
  LKinfo0<- LKrigSetup( sDomain, NC=10, nlevel=2, alpha=c(1,.5),
                       a.wght = 5)
  print( LKinfo0)
  
  #Gigantic buffer added note extra basis functions. 
  LKinfo<- LKrigSetup( sDomain, NC=10, NC.buffer= 15, nlevel=2, 
  alpha=c(1,.5),a.wght = 5)
  print( LKinfo)
  
  LKinfo2<- LKinfoUpdate( LKinfo,  a.wght=4.1, NC=12)
  LKinfo3<- LKrigSetup( sDomain, NC=12, nlevel=2, alpha=c(1,.5),
                        a.wght=4.1)
# LKinfo2 and LKinfo3 should be the same.                         
 



cleanEx()
nameEx("LKrigSetupAlpha")
### * LKrigSetupAlpha

flush(stderr()); flush(stdout())

### Name: LKrigSetupAlpha
### Title: Creates the alpha parameter list in LatticeKrig covariance.
### Aliases: LKrigSetupAlpha LKrigSetupAlpha.default
###   LKrigSetupAlpha.LKInterval LKrigSetupAlpha.LKRectangle
###   LKrigSetupAlpha.LKBox
### Keywords: spatial

### ** Examples

# an x that is just the limits of the domain	
  x<- cbind( c(0,1), c(0,1))
  
  LKinfo<- LKrigSetup( x, alpha=c( 1,.2,.01),
                   nlevel=3, a.wght=4.5, NC= 3)
  alphaList<- LKrigSetupAlpha( LKinfo)

  LKinfo<- LKrigSetup( x, nu=1, nlevel=4, a.wght=4.5, NC= 4)
  alphaList<- LKrigSetupAlpha( LKinfo)



cleanEx()
nameEx("LKrigSetupAwght")
### * LKrigSetupAwght

flush(stderr()); flush(stdout())

### Name: LKrigSetupAwght
### Title: Method to create a.wght component from the 'LKinfo' object.
### Aliases: LKrigSetupAwght LKrigSetupAwghtObject LKrigSetupAwght.default
###   LKrigSetupAwght.LKRectangle
### Keywords: spatial

### ** Examples

  x<- cbind( c(0,1))
  LKinfo<- LKrigSetup( x,LKGeometry="LKInterval", alpha=c( 1,.2,.01),
                   nlevel=3, a.wght=4.5, NC= 3)
  a.wghtList<- LKrigSetupAwght( LKinfo)
  
  x<- cbind( c(0,1), c(0,1))
  LKinfo<- LKrigSetup( x, alpha=c( 1,.2,.01),
                   nlevel=3, a.wght=4.5, NC= 3)
  a.wghtList<- LKrigSetupAwght( LKinfo)
# see   
  names(attributes( a.wghtList))
 
  



cleanEx()
nameEx("LatticeKrig")
### * LatticeKrig

flush(stderr()); flush(stdout())

### Name: LatticeKrig
### Title: User-friendly spatial prediction and inference using a compactly
###   supported multi-resolution basis and a lattice model for the basis
###   coefficients.
### Aliases: LatticeKrig print.LatticeKrig
### Keywords: spatial

### ** Examples

# Load ozone data set
  data(ozone2)  
  x<-ozone2$lon.lat
  y<- ozone2$y[16,]

# thin plate spline-like model with the lambda parameter estimated by
# maximum likelihood. Default choices are made for a.wght, nlevel, NC
# and alpha.

  obj<- LatticeKrig( x, y)
## Not run: 
##D # summary of fit and a plot of fitted surface
##D   print( obj)
##D   surface( obj )
##D   US(add=TRUE)
##D   points(x)
##D # prediction standard errors
##D   out.se<- predictSE( obj, xnew= x)
##D   
##D # predict at observations:
##D # here x can be any two column matrix of coordinates this
##D # function returns a vector of predictions
##D   out.fhat<- predict( obj, xnew= x)
##D   
##D # conveniently predict on a 100X100 grid for plotting
##D # use the grid.list arugment to give more control over the grid choice.
##D # output object is the standard list with components x, y, and z
##D # suitable for contour, persp, image, etc.
##D  out.surf<- predictSurface( obj, nx=100, ny=100)
##D # image.plot( out.surf) 
## End(Not run)

# running an example by first setting up the model object
# this is the main way to specify  the spatial model components 
## Not run: 
##D # this is just a small model to run quickly
##D # compare the LKinfo object here  to one created implicitly:  obj$LKinfo
##D LKinfo1<- LKrigSetup( x, NC=5, nlevel=3, a.wght=4.1, nu=1.0)
##D obj1<- LatticeKrig( x,y, LKinfo= LKinfo1)
## End(Not run)
#
# In this example lon/lat are treated as just Euclidean coordinates 
# a quick adjustment for small regions is to account for the difference
# in physical distance in N-S verses E_W
# is to just scale the longitude degrees to be comparable to degrees in latitude
# at least in the middle of the domain. The assumption is that for small spatial
# domains this approximation will not be bad for the coordinates at the edges too.
# You accomplish this by adding a scaling, V matrix:
# Here the V argument is rolled into the LKinfo object created within the function
#
## Not run: 
##D   meanLat<- mean( x[,2])*pi/180
##D   Vlonlat <- diag(  c( 1/cos(meanLat), 1) )
##D   obj1<- LatticeKrig( x, y, V = Vlonlat )
## End(Not run)

## Not run: 
##D # Refit using with just one level of  basis functions
##D # on a 20X20 grid within the spatial domain ( so about 400) 
##D # actually number is 720 ( see obj1b$LKinfo) due adding edge nodes
##D # Add an aspect ratio of spatial domain 
##D # and find the a.wght parameter along with nugget and process variances.
##D # this takes a while partly because LatticeKrig model is not optimized for small data sets!
##D   obj1b<- LatticeKrig( x, y, nlevel=1, NC=20, findAwght=TRUE)
##D # rudimentary look at how likelihood was optimized
##D #log lambda and omega =  log(a.wght-4)/2 are useful parameterization ...
##D   quilt.plot( obj1b$MLE$lnLike.eval[,c("logLambda","omega")],
##D        obj1b$MLE$lnLike.eval[,"lnProfileLike.FULL"], 
##D        xlab="loglamda", ylab="omega",
##D        zlim =c(-640,-612))
##D   points( obj1b$MLE$lnLike.eval[,c("logLambda","omega")],cex=.25)
##D       
## End(Not run)
# fitting replicate spatial data sets
# here we use the common observations over days for the ozone
# data set. Whether these are true replicated fields is in question
# but the analysis is still useful

## Not run: 
##D Y<-  na.omit( t( ozone2$y) ) 
##D ind<- attr( Y,"na.action")
##D X<- ozone2$lon.lat[-ind, ]
##D 
##D out1<- LatticeKrig( X, Y, nlevel=1, NC=20, findAwght=TRUE)
##D out2<- LatticeKrig( X, Y, nlevel=1, NC=20, findAwght=TRUE,
##D                         collapseFixedEffect=TRUE)
##D # compare the two models 
##D # Note second a.wght reflects more spatial correlation when individual 
##D # fixed effect is not removed ( 4.4 verses 4.07)
##D # nugget variance is nearly the same!
##D out1$MLE$summary[1:7]                        
##D out2$MLE$summary[1:7]
##D                         
##D 
##D 
## End(Not run)
## Not run: 
##D # Refit using the tensor product type of basis functions
##D # (default is "Radial"). An example how an additional argument that is 
##D # passed to the LKrigSetup function to create the LKinfo object.
##D   obj2<- LatticeKrig( x, y, BasisType="Tensor")
## End(Not run)

#
# A 1-d example with 3 levels of basis functions
# See LKrig for an explanation if nlevel, NC,  alpha and a.wght 
# covariance parameters.


## Not run: 
##D  x<- matrix(rat.diet$t)
##D  y<- rat.diet$trt
##D  fitObj<- LatticeKrig( x, y)
##D # NOTE lots of defaults are set for the model! See print( fitObj)
##D  plot( x,y)
##D  xg<- matrix(seq( 0,105,,100))
##D  lines( xg, predict(fitObj, xg) )
## End(Not run)

## Not run: 
##D #  a 3D example
##D set.seed( 123)
##D N<- 1000
##D x<-  matrix( runif(3* N,-1,1), ncol=3, nrow=N)
##D y<-   10*exp( -rdist( x, rbind( c(.5,.5,.6) ) )/.5)
##D 
##D # NOTE setting of memory size for Cholesky. This avoids some warnings and
##D # extra computation by the spam package
##D LKinfo<- LKrigSetup( x,  nlevel=1,  a.wght= 6.01, NC=6, NC.buffer=2,
##D                     LKGeometry="LKBox", normalize=FALSE, mean.neighbor=200,
##D                     choleskyMemory=list(nnzR= 2E6) )                                      
##D out1<- LatticeKrig( x,y, LKinfo=LKinfo)
##D 
##D glist<- list( x1=seq( -1,1,,30), x2=seq( -1,1,,30), x3 = 0)
##D xgrid<- make.surface.grid( glist)
##D 
##D yhat<- predict( out1, xgrid)
##D # compare yhat to true function created above
##D image.plot( as.surface( glist, yhat))
##D 
## End(Not run)
#
###########################################################################
# Including a covariate (linear fixed part in spatial model)
########################################################################## 
## Not run: 
##D   data(COmonthlyMet)
##D 
##D   obj  <- LatticeKrig(CO.loc,  CO.tmin.MAM.climate, Z=CO.elev)
##D   obj2 <- LatticeKrig(CO.loc, CO.tmin.MAM.climate)
##D 
##D # compare with and without linear covariates
##D   set.panel(1,2)
##D   surface(obj)
##D   US(add=TRUE)
##D   title("With Elevation Covariate")
##D 
##D   surface(obj2)
##D   US(add=TRUE)
##D   title("Without Elevation Covariate")
##D 
## End(Not run)
## Not run: 
##D  data(COmonthlyMet)
##D # Examining a few different "range" parameters
##D a.wghtGrid<-  4  +  c(.05, .1, .5, 1, 2, 4)^2
##D 
##D #NOTE smallest is "spline like" the largest is essentially independent
##D # coefficients at each level.  In this case the "independent" end is
##D # favored but the eff df. of the surface is very similar across models
##D # indicating about the same separate of the estimates into spatial
##D # signal and noise
##D #
##D for( k in 1:5 ){
##D obj  <- LatticeKrig(CO.loc,  CO.tmin.MAM.climate, Z=CO.elev, 
##D                       a.wght=a.wghtGrid[k])
##D cat( "a.wght:", a.wghtGrid[k], "ln Profile Like:",
##D             obj$lnProfileLike, "Eff df:", obj$trA.est, fill=TRUE)
##D }
##D 
##D # MLE
##D obj0  <- LatticeKrig(CO.loc,  CO.tmin.MAM.climate, Z=CO.elev, 
##D                      findAwght=TRUE)
##D print(obj0$MLE$summary)
## End(Not run)

#########################################################################
# Reproducing some of the analysis for the example in the
# JCGS LatticeKrig paper.
#########################################################################

#### Here is an example of dealing with approximate spherical geometry.
## Not run: 
##D data(NorthAmericanRainfall)
##D library(mapproj)
##D x<- cbind(NorthAmericanRainfall$longitude, NorthAmericanRainfall$latitude)
##D y<- NorthAmericanRainfall$precip
##D log.y<- log(y)
##D elev<- NorthAmericanRainfall$elevation
##D # this is a simple projection as part of this and handled by the mapproj package
##D x.s<- mapproject( x[,1], x[,2], projection="stereographic")
##D x.s<- cbind( x.s$x, x.s$y)
##D 
##D # an alternative is to transform coordinates using another projection,
##D # e.g. a Lambert conformal projection
##D # with the project function from the rgdal package
##D # library( rgdal)
##D # x.s<- project(x,"+proj=lcc +lat_1=22 +lat_2=58 +lon_0=-93 +ellps=WGS84")
##D # this package has the advantage that the inverse projection is also 
##D # included ( inv=TRUE) so it is easy to evaluate the surface back on a Mercator grid.
##D              
##D obj0<- LatticeKrig(x.s, log.y, Z=elev )
##D 
##D fitSurface<- predictSurface( obj0, drop.Z=TRUE)
##D fitSurface$z<-  exp(fitSurface$z)/100
##D colorTable<- designer.colors( 256, c("red4", "orange", "yellow","green1", "green4", "blue"))
##D image.plot( fitSurface, col=colorTable)
##D map( "world", add=TRUE, col="grey30", lwd=3, proj="") 
##D 
## End(Not run)




cleanEx()
nameEx("PeriodicGeometry")
### * PeriodicGeometry

flush(stderr()); flush(stdout())

### Name: Spatial models for data on spherical regions. 
### Title: Geometries to represent 2-d and 3-d spherical data.
### Aliases: LKRing LKCylinder LKSphere
### Keywords: spatial

### ** Examples

# 	
# fit the CO2 satellite data with a fixed lambda
# (but use a very small, unrealistic number of basis functions and levels so example
#  runs quickly)
 data(CO2)
# to look at raw data: quilt.plot(CO2$lon.lat, CO2$y, nx=288, ny=165)
# Use two levels starting at the second generation of lattice points from the triangulation
  LKinfo0<- LKrigSetup( CO2$lon.lat, startingLevel=1 ,nlevel=2,
                       a.wght=1.1, alpha=c(1,.25),
                       LKGeometry="LKSphere" )
# Take a look at Model summary
  print( LKinfo0)
  
# Use arbitrary  lambda  (.01) 
  obj0<- LKrig( CO2$lon.lat,CO2$y,LKinfo=LKinfo0, lambda=0.01)
## Not run: 
##D # Surface plot of estimate
##D   surface(obj0, nx=288, ny=165)
##D   world( add=TRUE)
## End(Not run)  
## Not run: 
##D data(CO2)
##D # estimate lambda ( should be around 0.003)
##D # NOTE: lambda values will tend to be sensitive to the model choice
##D   LKinfo0<- LKrigSetup( CO2$lon.lat, startingLevel=2 ,nlevel=2,
##D                        a.wght=1.1, alpha=c(1,.25),
##D                        LKGeometry="LKSphere") 
##D   obj0B<-  LatticeKrig( CO2$lon.lat,CO2$y,LKinfo=LKinfo0)
##D  surface( obj0B, col=terrain.colors(256))
##D  world( add=TRUE, col="magenta")
##D   
##D # use chordal distance 
##D LKinfo1<- LKrigSetup( CO2$lon.lat, startingLevel=2 ,nlevel=2,
##D                        a.wght=1.1, alpha=c(1,.25),
##D                        LKGeometry="LKSphere", distance.type="Chordal") 
##D                        
##D  obj0C<-  LatticeKrig( CO2$lon.lat,CO2$y,LKinfo=LKinfo1)
##D  surface( obj0C, col=terrain.colors(256))
##D  world( add=TRUE, col="magenta")
##D 
##D # a more serious model this uses about 3300 basis functions
##D LKinfo0<- LKrigSetup( CO2$lon.lat, startingLevel=3, ,nlevel=3,
##D                        a.wght=1.1, alpha=c(1, .5, .25),
##D                        LKGeometry="LKSphere" )
##D                        
##D obj0B<-  LatticeKrig( CO2$lon.lat,CO2$y,LKinfo=LKinfo0)
##D # takes about 1 minute on a Macbook air
##D # setting findAwght = TRUE  takes about 8 minutes with 
##D # lambda = 1.737 and a.wght = 15.8
## End(Not run) 
#####################################
# The ring geometry
#####################################
## Not run: 
##D   data(CO2)
##D   LKinfo1<- LKrigSetup(CO2$lon.lat, NC=8 ,nlevel=1, lambda=.2,
##D                        a.wght=5, alpha=1, 
##D                        LKGeometry="LKRing" )                                         
##D   obj1<- LatticeKrig( CO2$lon.lat,CO2$y,LKinfo=LKinfo1)	
##D # take a look: 
##D surface( obj1)
##D world( add=TRUE) 
## End(Not run)
# compare to fitting without wrapping:
## Not run: 
##D   LKinfo2<- LKrigSetup(CO2$lon.lat, NC=8 ,nlevel=1,
##D                    lambda=.2, a.wght=5, alpha=1 )                                         
##D   obj2<- LKrig( CO2$lon.lat,CO2$y,LKinfo=LKinfo2)	
##D  # NOTE: not periodic in longitude:
##D  surface(obj2)  
## End(Not run)

# a synthetic example and larger example
## Not run: 
##D  set.seed(124)
##D  N<- 1e4
##D   x0<- matrix( rnorm(3*N), ncol=3)
##D   x0<- x0/ sqrt( rowSums( x0^2))
##D   
##D   x<-  toSphere( x0 )
##D   
##D # the true function for testing -- a bump at the direction alpha
##D   fun<- function(X){
##D     alpha<-  c( .1,.1,1)
##D     alpha<- alpha/ sqrt( sum( alpha^2))
##D     4*( 1 + c(( X)%*%alpha) )^2 
##D   }
##D   
##D   ytrue <- fun(x0)
##D   y<- ytrue + .05*rnorm( length(ytrue))
##D # this defines about 3300 basis functions
##D   LKinfo1<- LKrigSetup( x,
##D                         startingLevel=3,
##D                         LKGeometry="LKSphere",
##D                         a.wght=1.01,
##D                         nlevel=3, alpha = c(1.0,.5,.25)^2,
##D                         choleskyMemory=list(nnzR= 20E6),
##D                         normalize=TRUE)
##D   out<- LatticeKrig( x,y, LKinfo=LKinfo1, lambda=.01)                      
##D surface( out)                        
## End(Not run)




cleanEx()
nameEx("Radial.Basis")
### * Radial.Basis

flush(stderr()); flush(stdout())

### Name: Radial.basis
### Title: Two dimensional radial and tensor basis functions based on a
###   Wendland function.
### Aliases: Radial.basis LKrig.cyl WendlandFunction Tensor.basis triWeight
### Keywords: spatial

### ** Examples

set.seed(12)
x<- cbind( runif(100), runif(100))
center<- expand.grid( seq( 0,1,,5), seq(0,1,,5))
# coerce to matrix
center<- as.matrix(center)

  PHI1<- Radial.basis(x, center, basis.delta = .5)
  PHI2<- Tensor.basis( x, center, basis.delta = .5 )
# similarity of radial and tensor product forms  
  plot( c(0,1.1), c(0,1.1), type="p")
  for( k in 1:25){
	points( PHI1[,k], PHI2[,k])
	}
	
# LKrig with a different radial basis function. 
# 
  data(ozone2)  
  x<-ozone2$lon.lat
  y<- ozone2$y[16,]
# Find locations that are not 'NA'.
# (LKrig is not set up to handle missing observations.)
  good <-  !is.na( y)
  x<- x[good,]
  y<- y[good]
  obj<- LKrig(x,y,NC=30,nlevel=1, alpha=1, lambda=.01, a.wght=5)
    
  obj1<- LKrig(x,y,NC=30,nlevel=1, alpha=1, 
    lambda=.01, a.wght=5, BasisFunction="triWeight", overlap=1.8)
    
# It is usually better to create the LKinfo object first and then call LKrig
LKinfo <- LKrigSetup( x,NC=30,nlevel=1, alpha=1, 
            lambda=.01, a.wght=5, BasisFunction="triWeight", overlap=1.8 )
obj1B<- LKrig(x,y, LKinfo=LKinfo)  
#######################################################
###  a radial basis on the sphere
#######################################################
# icosohedral grid at the second generation 
allLevels<- IcosahedronGrid(2)
# extract second level
centers3d<- allLevels[[2]]
centers<- toSphere(centers3d)
# take a look
plot( centers, xlim=c(-180,180), ylim=c( -90, 90), pch=16)
lonlat<- make.surface.grid( list( x= seq( -180,180,,80), y= seq( -90,90,,40)))
delta<- 5000 # default distance is in miles 
# evaluate all basis functions on the grid
bigX<- Radial.basis( lonlat, centers, basis.delta= delta, distance.type="GreatCircle")
# look at the 12th basis function 
b12<- bigX[,12]
image( as.surface( lonlat, b12), col=c( "white",tim.colors(256)), add=TRUE,
xlim="longitude", ylim="latitude")
points( centers,  pch=16, col="magenta", cex=2)





cleanEx()
nameEx("directionCosines")
### * directionCosines

flush(stderr()); flush(stdout())

### Name: directionCosines
### Title: Utility functions for spherical coordinate and projections.
### Aliases: directionCosines toSphere projectionSphere
### Keywords: spatial

### ** Examples

# 
# icosahedron:
 phi = (1 + sqrt(5))/2
  V = matrix(c(0, 1, phi, 0, 1, -phi, 0, -1, phi, 0, -1, -phi, 
        1, phi, 0, -1, phi, 0, 1, -phi, 0, -1, -phi, 0, phi, 
        0, 1, -phi, 0, 1, phi, 0, -1, -phi, 0, -1), 12, 3, byrow = TRUE)

# check : library( rgl); plot3d( V, size=10, col="red4" )
# as lon lat:
V2<- toSphere( V)
plot( V2)

# lon lat grid
 lGrid<- make.surface.grid(  list(x= seq( -10,10,, 10), y= seq( -20,20,,10)) )
 
 dGrid<- directionCosines( lGrid)
 pairs( dGrid)
 # also try:   library( rgl); plot3d(  dGrid)
 


cleanEx()
nameEx("gridList-class")
### * gridList-class

flush(stderr()); flush(stdout())

### Name: gridList-class
### Title: Class '"gridList"'. A description of a regular and
###   multidimensional grid.
### Aliases: gridList-class gridListInfo gridList
### Keywords: classes

### ** Examples

showClass("gridList")
# a 3-d grid
grid<- structure(
 list( x= seq( -1,1,,20), y= seq( 0,1,,15) ,oneMore = 1:10) ,
 class= "gridList" )



cleanEx()
nameEx("nonstationaryModels")
### * nonstationaryModels

flush(stderr()); flush(stdout())

### Name: nonstationaryModels
### Title: Specifying non-stationary models
### Aliases: nonstationaryModels

### ** Examples


######################################################
##### This is an extended example showing how to define 
##### spatially varying rho parameter 
#######################################################
# Define some useful predict functions. 
#######################################################
  predict.surfaceGrid<- function(object,x){
    interp.surface( object, x)
    }
    
  predict.multivariateSurfaceGrid<- function(object,x){
    dimZ<- dim( object$z)
    L<- dimZ[3]
    out<- matrix( NA, nrow= nrow(x), ncol=L)
    for (  l in 1:L){
     out[,l]<- interp.surface( 
     list( x=object$x,y=object$y, z=object$z[,,l]) , x)
     }
     return( out)
  }
  
  predict.constantValue<- function(object,x){
   n<- length(object$values)
   m<- nrow( x)
   return( matrix( object$values, nrow=m, ncol=n, byrow=TRUE ) )
    }

################################################
##### Non-stationary examples
###############################################
# spatial domain    
sDomain<- rbind( c(-1.2,-1.2),
                 c(1,1))

# we will use this coarse grid to define any 
# surfaces of parameters
# (unrelated to the lattice grids and plotting grid!)
# this is larger than the sDomain to accommodate buffer points
# (with larger ranges when NC is small)
  gridList<- list( x = seq( -3, 3,,50),
                   y = seq( -3, 3,,75) )
  xPoints<- make.surface.grid( gridList)
  fineGrid<- make.surface.grid(
                 list( x = seq(-1, 1, ,45),
                       y = seq(-1, 1, ,60)
                       )
                               )
 
##################################################
### end of setup 
#################################################
# rho increases across the domain as a function of first coordinate. 
  rhoTemp<-  .01 +  10* pnorm( xPoints[,1], mean=.25, sd =.3 )
  rho.object<- as.surface( xPoints, rhoTemp) 
  class( rho.object)<- "surfaceGrid"
     
  LKinfo<- LKrigSetup( sDomain, NC= 4, nlevel = 3,
                 a.wght=4.5, nu=1, rho.object=rho.object)   
# simulate a field from this model
  set.seed(123)
  look<- LKrig.sim( fineGrid, LKinfo)
  image.plot( as.surface( fineGrid, look))
  xline( .25, col="grey30")
# see also 
# temp<- as.surface( fineGrid, look)
# I<- 20
# matplot(temp$x, temp$z, type="l", xlab="x", ylab="GP slice" )
  
######################################################
##### spatially varying alpha parameters 
#######################################################

# the alpha surface at each level will just be the result of 
# bi-linear interpolation of values specified on a small grid.
# To keep things identified the alpha weights at 
# any grid location are 
# normalized to sum to 1. 
#
# create a 3 column matrix with  (proportional) alpha weights
# at each grid point 
#
  taper<- pnorm( xPoints[,1], mean = .4, sd=.02)
  alphaTemp<- cbind( taper,
        rep( 1, length( taper)), 
                        1-taper)
# normalize to sum to one                        
  alphaTemp <- alphaTemp/rowSums(alphaTemp)
 
# pack as a list 
# convert from a vector to the image/list format  $x $y $z
# give this object a class so that predict.surfaceGrid is called.
# accumulate these objects in a list 
# (yes this is a "list of lists")
  alphaObject<- list()
  for( k in 1:3){
     hold<- as.surface( xPoints, alphaTemp[,k]) 
     class( hold)<- "surfaceGrid"
     alphaObject<- c( alphaObject, list( hold))
  }
  
# define the 2-d LatticeKrig model
  LKinfo<- LKrigSetup(sDomain, NC = 4, a.wght=4.5,
              alpha = c(1,1,1), nlevel = 3, 
              alphaObject =  alphaObject )
# simulate a field 
 
  set.seed(123)
  look<- LKrig.sim( fineGrid, LKinfo)
  image.plot( as.surface( fineGrid, look))
  
######################################################
##### spatially varying a.wght parameters 
##### See above comments and setup
##### for steps that are the same 
#######################################################
  taper<- pnorm( xPoints[,1] + xPoints[,1],
                    mean = 0, sd=.15)
  a.wghtTemp<- 4.001*taper +  10*(1-taper)
# pack up as a list 
# convert from a vector to the image/list format  $x $y $z
# give this object a class so that predict.surfaceGrid is called.
# accumulate these objects in a list (yes this is 
# a "list of lists")
 
     a.wghtObjectA <- as.surface( xPoints, a.wghtTemp) 
     class( a.wghtObjectA)<- "surfaceGrid"
     

# define the 2-d LatticeKrig model
 
  LKinfo2<- LKrigSetup(sDomain, NC = 5, NC.buffer=0, 
              alpha = c(1, .5, .125), nlevel = 3, 
              a.wghtObject =  a.wghtObjectA)
              
  set.seed(123)            
  look<- LKrig.sim( fineGrid, LKinfo2)
  image.plot( as.surface( fineGrid, look))
##############################################
###### 1-d example
#############################################
  xCoarse1<- seq( -.5,1.5,, 40)
  y<-  pnorm( xCoarse1, mean=.4, sd=.05)*5 + 2.2 
  a.wghtObject<- Tps(xCoarse1, y, lambda=0)
  alphaTemp<-c(.5, .3, .2)
  LKinfoTEST<- LKrigSetup( rbind(0,1), NC=10,
                          LKGeometry="LKInterval",
                          nlevel=3, alpha=alphaTemp,
                          a.wghtObject = a.wghtObject,
                          NC.buffer=2
                          ) 
  xFine1<- cbind(seq( 0,1,length.out= 200))
  set.seed( 123)
  look<- LKrig.sim( xFine1, LKinfoTEST, M=5)
  matplot( xFine1, look, type="l", lty=1)
##################################################
######## Anisotropy in a.wght
##################################################
#### stationary example
  a.wghtM2<- c( rbind( c(  0,   0, -1.5),
                       c(-.5, 4.5,  -.25),
                       c(-1.5,  0,    0)
                   )
                   ) 
  
  LKinfo3<- LKrigSetup(sDomain, NC = 5, 
      a.wght= list( a.wghtM2), 
              alpha = c(1, .5, .125), nlevel = 3, 
              a.wghtObject =  NULL, normalize=TRUE )
              
  
  set.seed(123)            
  look<- LKrig.sim( fineGrid, LKinfo3)
  image.plot( as.surface( fineGrid, look))
  
## Not run: 
##D 
##D #### Anisotropy varying over space
##D #### First check that the constant model can be reproduced
##D   a.wghtM2<- c( rbind( c(  0,   0, -1.5),
##D                        c(-.5, 4.5,  -.5),
##D                        c(-1.5,  0,    0)
##D                    )
##D                    )
##D                    
##D   a.wghtObject<- list( values=a.wghtM2)
##D   class(a.wghtObject )<- "constantValue"
##D  
##D   LKinfo4<- LKrigSetup(sDomain, NC = 5, 
##D               alpha = c(1,.5, .125), nlevel = 3, 
##D               a.wghtObject =  a.wghtObject, normalize=TRUE )
##D   set.seed(123)            
##D   look<- LKrig.sim( fineGrid, LKinfo4)
##D   image.plot( as.surface( fineGrid, look) )            
##D 
##D ###### non-stationary anisotropy
##D  a.wghtA <- c( rbind( c(    0,   0, -2),
##D                        c( 0, 4.5,  0),
##D                        c(-2,  0,     0)
##D                    )
##D                    )
##D  a.wghtB <- c( rbind( c(  -2,   0,     0),
##D                        c(  0, 4.5,  0),
##D                        c(    0,    0, -2)
##D                    )
##D                    )
##D # Now create multivariate prediction object.
##D   gridList<-  attributes( xPoints)$grid.list
##D   m1<- length(gridList$x)
##D   m2<- length(gridList$y) 
##D   z<- array( NA, c( m1,m2,9))
##D   alpha<- (xPoints[,1] + 1 )/2
##D   alpha<- ifelse( alpha <= 0, 0, alpha)
##D   alpha<- ifelse( alpha >= 1, 1, alpha)
##D # A for loop over the 9 pixels   
##D   for(j in 1:9) {
##D # linear combination of two a.wght matrices
##D # 
##D     zTemp<- a.wghtA[j] * (1-alpha) +  a.wghtB[j]*(alpha)
##D # coerce into an image format    
##D     z[,,j]<- as.surface( xPoints, zTemp)$z
##D   }
##D 
##D   a.wghtObject<- list( x= gridList$x,  y= gridList$y, z=z )
##D   class( a.wghtObject)<- "multivariateSurfaceGrid"
##D 
##D   LKinfo5<- LKrigSetup(sDomain, NC = 25, NC.buffer=0,
##D               alpha = c(1,.5), 
##D               nlevel = 2, 
##D               a.wghtObject =  a.wghtObject )
##D   set.seed(122)  
##D   fineGrid<- make.surface.grid(
##D                  list( x = seq(-1, 1, ,150),
##D                        y = seq(-1, 1, ,180)
##D                        )
##D                                )
##D   look<- LKrig.sim( fineGrid, LKinfo5)
##D   image.plot( as.surface( fineGrid, look), col = terrain.colors(256) )
## End(Not run)




cleanEx()
nameEx("registerdFORTRAN")
### * registerdFORTRAN

flush(stderr()); flush(stdout())

### Name: registeredFORTRAN
### Title: Internal FORTRAN routines for working with grids and finding
###   distances.
### Aliases: findnorm lkdist lkdistcomp lkdistgrid lkdistgridcomp lkdiag
### Keywords: datasets

### ** Examples

print(lkdistgridcomp)




### * <FOOTER>
###
cleanEx()
options(digits = 7L)
base::cat("Time elapsed: ", proc.time() - base::get("ptime", pos = 'CheckExEnv'),"\n")
grDevices::dev.off()
###
### Local variables: ***
### mode: outline-minor ***
### outline-regexp: "\\(> \\)?### [*]+" ***
### End: ***
quit('no')
